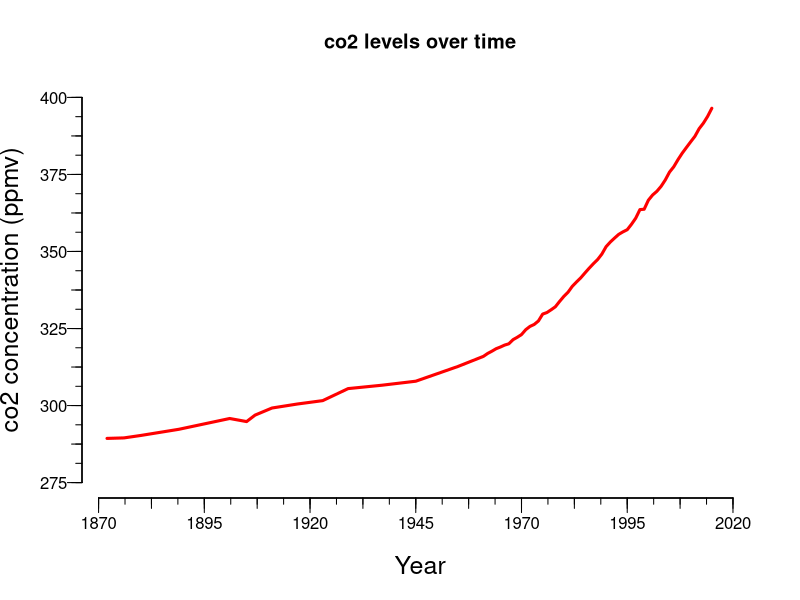

This figure's R source: (Note: this script raises an error after producing the figure.)
#########################
# Calculate climate residuals for bates et al.
# Written by M. Fidino 2017
#

# this function loads packages and downloads them if you do not have them

package_load<-function(packages = NULL, quiet=TRUE, verbose=FALSE, warn.conflicts=FALSE){
  
  # download required packages if they're not already
  
  pkgsToDownload<- packages[!(packages  %in% installed.packages()[,"Package"])]
  if(length(pkgsToDownload)>0)
    install.packages(pkgsToDownload, repos="http://cran.us.r-project.org", quiet=quiet, verbose=verbose)
  
  # then load them
  for(i in 1:length(packages))
    require(packages[i], character.only=T, quietly=quiet, warn.conflicts=warn.conflicts)
}

# required packages
packs <- c("dplyr", "reshape2", "MCMCpack", "mcmcplots",
           "runjags", 'parallel')

# load the packages
package_load(packs)

# read in the co2 data
co <- read.csv("bates_2017_co2.csv", header = TRUE)

# remove any data before 1868
co <- co[co$yr>1868,]

# scale year so that 1869 = zero
co$yr <- co$yr - min(co$yr)

# interpolate values that we are missing
mlow <- approx(co$yr, co$co2, xout = c(0:144))

# get 1872 to 2015 data
just_for_birds <- tail(mlow$y, length(1872:2015))

# exploratory plot
plot(just_for_birds~ c(1872:2015), type = "l", xlim = c(1872,2020),
     ylim = c(275, 400),
     lwd = 3, bty = "n", xlab = "Year", ylab = "co2 concentration (ppmv)",
     cex.lab = 1.5, xaxt = "n", yaxt = "n", main = "co2 levels over time",
     col = "red")


axis(2, at = seq(275, 400, 25), labels=F, tck=-.035)
axis(2, at = seq(275, 400, 12.5), labels=F, tck=-.025)
axis(2, at = seq(275, 400, 12.5/2), labels=F, tck=-.015)
mtext(text = seq(275, 400, 25), 2, line = .75, at = seq(275, 400, 25), las = 1, cex = 1)

axis(1, at = seq(1870,2020, 25), labels=F, tck=-.035)
axis(1, at = seq(1870,2020, 12.5), labels=F, tck=-.025)
axis(1, at = seq(1870,2020, 6.25), labels=F, tck=-.015)
mtext(text = seq(1870, 2020, 25), 1, 
      line = 0.75, at = seq(1870, 2020, 25), 
      las = 1, cex = 1)

lines(y2 ~ c(1872:2015), lwd = 2, lty = 2)
legend("topleft", c("co2 level", "linear trend"),
       lty = c(1,2), lwd = c(2,2), inset = 0.05, col = c("red", "black") )

# prepare data for analysis in jags
dl <- list(N = length(just_for_birds), Y = just_for_birds, x = 0:143)

# parameters to track
params <- c( "Yp", "Y")

# set up arguments for JAGS
n_chains = detectCores() - 1
adapt_steps = 5000
burn_in = 20000
sample_steps = 10000
thin_steps = 2
mod_mcmc <- as.mcmc.list(run.jags( model= "bates_2017_climate_resid_model.R" , 
                                           monitor=params , 
                                           data=dl ,  
                                           n.chains=n_chains ,
                                           adapt=adapt_steps ,
                                           burnin=burn_in , 
                                           sample=ceiling(sample_steps / n_chains) ,
                                           thin=thin_steps ,
                                           summarise=FALSE ,
                                           plots=FALSE,
                                           method = "parallel"))

# convert to a matrix and get median estimate
mmat <- as.matrix(mod_mcmc, chains = TRUE)
mmat <- apply(mmat, 2, median)

# get only the predictions
y2 <- mmat[grep("Yp\\[", names(mmat))]
# calculate residual
ress <- just_for_birds - y2
# save the residuals for analysis
write.csv(ress, "climate_residuals.csv", row.names = FALSE)

# make a plot of the residuals
pdf("bates_2017_climate_resid_plot.pdf", height = 5, width = 5)

plot(ress[,1]~ c(1872:2015), type = "l", xlim = c(1872,2020),
     ylim = c(-30, 40),
     lwd = 3, bty = "n", xlab = "Year", ylab = "Difference from linear trend",
     cex.lab = 1.5, xaxt = "n", yaxt = "n", main = "Non-linear component\n of rising co2 levels",
     col = "blue")


axis(2, at = seq(-30, 40, 10), labels=F, tck=-.035)
axis(2, at = seq(-30, 40, 5), labels=F, tck=-.025)
axis(2, at = seq(-30, 40, 2.5), labels=F, tck=-.015)
mtext(text = seq(-30, 40, 10), 2, line = .75, at = seq(-30, 40, 10), las = 1, cex = 1)

axis(1, at = seq(1870,2020, 25), labels=F, tck=-.035)
axis(1, at = seq(1870,2020, 12.5), labels=F, tck=-.025)
axis(1, at = seq(1870,2020, 6.25), labels=F, tck=-.015)
mtext(text = seq(1870, 2020, 25), 1, 
      line = 0.75, at = seq(1870, 2020, 25), 
      las = 1, cex = 1)


dev.off()

